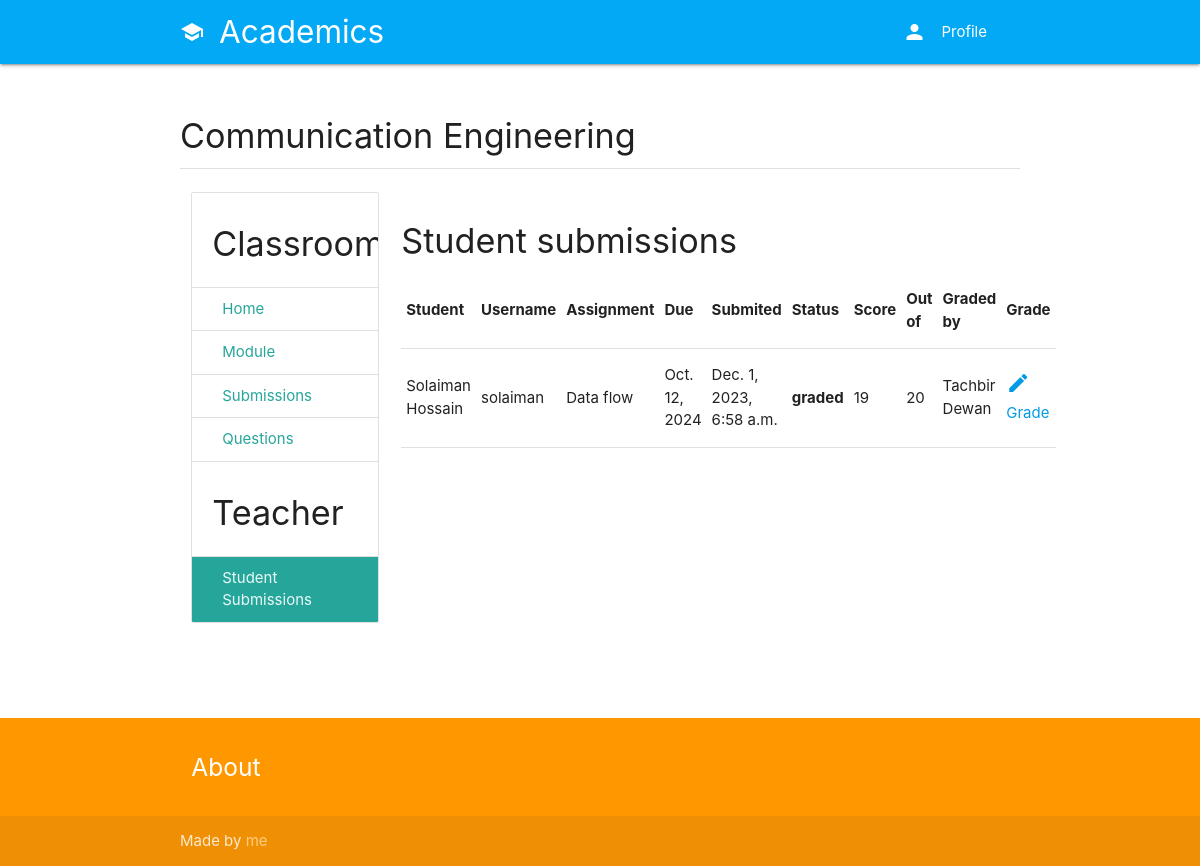
The app's page /course/e46793b5730f43e9badbcbce2be893d7/studentsubmissions (signed in) with its own data.
### classroom/models.py (models this page shows, shortened)
class Course(models.Model):
	id = models.UUIDField(primary_key=True, default=uuid.uuid4, editable=False)
	picture = models.ImageField(upload_to=user_directory_path)
	title = models.CharField(max_length=200)
	description = models.CharField(max_length=300)
	category = models.ForeignKey(Category, on_delete=models.CASCADE)
	syllabus = RichTextField()
	user = models.ForeignKey(User, on_delete=models.CASCADE, related_name='course_owner')
	enrolled = models.ManyToManyField(User)
	modules = models.ManyToManyField(Module)
	questions = models.ManyToManyField(Question)

class Grade(models.Model):
	course = models.ForeignKey(Course, on_delete=models.CASCADE)
	submission = models.ForeignKey(Submission, on_delete=models.CASCADE)
	points = models.PositiveIntegerField(default=0)
	graded_by = models.ForeignKey(User, on_delete=models.CASCADE, blank=True, null=True)
	status = models.CharField(choices=STATUS_CHOICES, default='pending', max_length=10, verbose_name='Status')

### assignment/models.py (models this page shows, shortened)
class Submission(models.Model):
	file = models.FileField(upload_to=user_directory_path)
	comment = models.CharField(max_length=1000)
	date = models.DateTimeField(auto_now_add=True)
	assignment = models.ForeignKey(Assignment, on_delete=models.CASCADE)
	user = models.ForeignKey(User, on_delete=models.CASCADE)

class Assignment(models.Model):
	title = models.CharField(max_length=150)
	content = RichTextField()
	points = models.PositiveIntegerField()
	due = models.DateField()
	files = models.ManyToManyField(AssignmentFileContent)
	user = models.ForeignKey(User, on_delete=models.CASCADE)

### classroom/views.py (the view)
# urls.py: path('<course_id>/studentsubmissions', StudentSubmissions, name='student-submissions'),
def StudentSubmissions(request, course_id):
	user = request.user
	course = get_object_or_404(Course, id=course_id)
	if user != course.user:
		return HttpResponseForbidden()
	else:
		grades = Grade.objects.filter(course=course)
		context = {
			'course': course,
			'grades': grades,
		}
	return render(request,'classroom/studentgrades.html', context)

### authy/views.py (called while the page is built)
def SideNavInfo(request):
	user = request.user
	nav_profile = None
	if user.is_authenticated:
		nav_profile = Profile.objects.get(user=user)
	return {'nav_profile': nav_profile}

### direct/views.py (called while the page is built)
def CheckDirects(request):
    directs_count = 0
    if request.user.is_authenticated:
        directs_count = Message.objects.filter(user=request.user, is_read=False).count()
    return {'directs_count': directs_count}

### student_portal/templates/classroom/studentgrades.html
{% extends 'base.html' %}
{% load static %}
{% block content %}
<div class="section">
	<h4>{{ course.title }}</h4>
	<div class="divider"></div>
</div>
<div class="row">
<div class="col s3">
      <ul class="collection with-header">
        <li class="collection-header"><h4>Classroom</h4></li>
        <a href="{% url 'course' course.id %}" class="collection-item">Home</a>
        <a href="{% url 'modules' course.id %}" class="collection-item">Module</a>
        <a href="{% url 'submissions' course.id %}" class="collection-item">Submissions</a>
        <a href="{% url 'questions' course.id %}" class="collection-item">Questions</a>
          <li class="collection-header"><h4>Teacher</h4></li>
          <a href="{% url 'student-submissions' course.id %" class="collection-item active">Student Submissions</a>
      </ul>
</div>
<div class="col s9">
  <div class="section">
    <h4>Student submissions</h4>
      <table>
        <thead>
          <tr>
              <th>Student</th>
              <th>Username</th>
              <th>Assignment</th>
              <th>Due</th>
              <th>Submited</th>
              <th>Status</th>
              <th>Score</th>
              <th>Out of</th>
              <th>Graded by</th>
              <th>Grade</th>
          </tr>
        </thead>
        <tbody>
        {% for grade in grades %}
          <tr>
            <td>{{ grade.submission.user.get_full_name }}</td>
            <td>{{ grade.submission.user.username }}</td>
            <td>{{ grade.submission.assignment.title }}</td>
            <td>{{ grade.submission.assignment.due }}</td>
            <td>{{ grade.submission.date }}</td>
            <td><b>{{ grade.status }}</b></td>
            <td>{{ grade.points }}</td>
            <td>{{ grade.submission.assignment.points }}</td>
            <td>{{ grade.graded_by.get_full_name }}</td>
            <td><a href="{% url 'grade-submission' course.id grade.id %}"><i class="material-icons">mode</i>Grade</a></td>
          </tr>
        {% endfor %}
        </tbody>
      </table>
  </div>
</div>
</div>
{% endblock %}

### records on screen
Course: title "Communication Engineering"
Grade: submission.user.get_full_name "Solaiman Hossain", submission.user.username "solaiman", submission.assignment "Data flow", submission.assignment.due "Oct. 12, 2024", submission "Dec. 1, 2023, 6:58 a.m.", status "graded", points "19", submission.assignment.points "20", graded_by.get_full_name "Tachbir Dewan"
